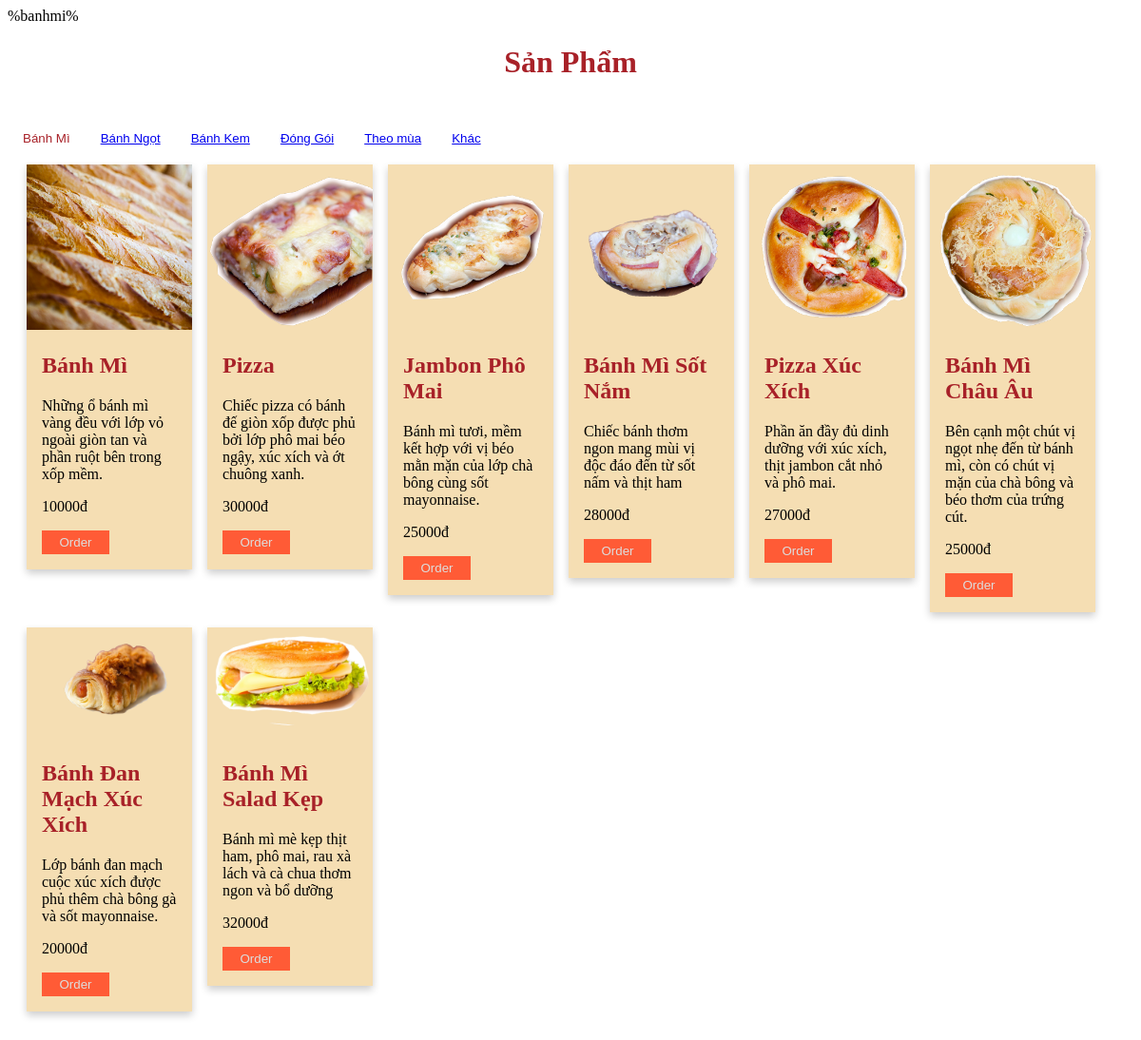
/banhmi.php?cat=banhmi, run on the app's committed database.
### tables this page shows
CREATE TABLE IF NOT EXISTS `tb_product` (
  `product_id` varchar(11) NOT NULL,
  `product_name` varchar(50) NOT NULL,
  `product_description` varchar(1000) NOT NULL,
  `Images` varchar(50) NOT NULL,
  `product_price` float NOT NULL,
  `product_category` varchar(50) NOT NULL,
  PRIMARY KEY (`product_id`)
);

### banhmi.php (the view, shortened to what this page needs)
<!DOCTYPE html>
<?php
$prodcat = '%'.$_GET["cat"].'%';
include_once '../SweetBakery/lib/connect.inc';
$sql = "select * from tb_product where product_category like '$prodcat' ";
$result = mysqli_query($link, $sql);
?>
<html>
    <head>
        <link href="css/css/product.css" rel="stylesheet" type="text/css"/>
    </head>
    <body>
        <h1>Sản Phẩm</h1>
        <br>
        <div class="tab" >
            <button class="tablinks" onclick="openCity(event, 'Banhmi')">Bánh Mì</button>
            <button class="tablinks" onclick="openCity(event)"><a href="banhngot.php">Bánh Ngọt</a></button>
            <button class="tablinks" onclick="openCity(event)"><a href="banhkem.php">Bánh Kem</a></button>
            <button class="tablinks" onclick="openCity(event)"><a href="donggoi.php">Đóng Gói</a></button>
            <button class="tablinks" onclick="openCity(event)"><a href="theomua.php.php">Theo mùa</a></button>
            <button class="tablinks" onclick="openCity(event)"><a href="khac.php.php">Khác</a></button>
        </div>
        <div id="Banhmi" class="tabcontent">
            <div class="row">
                <?php
                while ($row = mysqli_fetch_row($result)) {
                    echo "<div class='column'>";
                    echo"<div class='card'>";
                    echo "<img src='../SweetBakery/Images/$row[3]' style='width:100%'/>";
                    echo "<div class='container'>";
                    echo "<h2>$row[1]</h2>";
                    echo "<p>$row[2]</p>";
                    echo "<p>$row[4]đ</p>";
                    echo "<p><button class='button'>Order</button></p>";
                    echo "</div>";
                    echo "</div>";
                    echo "</div>";
                }
                ?>
            </div>
        </div>
</body>
</html>

### css/css/product.css (style rules this page uses)
h2 { color: #A82128; }
h1 { text-align: center; color:#A82128; }
.tab { overflow: hidden; background-color: white; width: 600px; }
.tab button { background-color: inherit; float: left; border: none; outline: none; cursor: pointer; padding: 14px 16px; transition: 0.3s; }
.tabcontent { padding: 6px 12px; }
.tablinks { color:#A82128; }
body { background-color:white; }
.column { float: left; width: 15%; margin-bottom: 16px; padding: 0 8px; }
.card { box-shadow: 0 4px 8px 0 rgba(0, 0, 0, 0.2); background-color: wheat; }
.container { padding: 0 16px; }
.container::after, .row::after { content: ""; clear: both; display: table; }
.button { border: none; outline: 0; display: inline-block; padding: 5px; color: #ddd; background-color: #FF5B36; text-align: center; cursor: pointer; width: 50%; }

### data on the page
tb_product: Images (picture), product_name "Bánh Mì", product_description "Những ổ bánh mì vàng đều với lớp vỏ ngoài giòn tan và phần ruột bên trong xốp mềm.", product_price "10000"
tb_product: Images (picture), product_name "Pizza", product_description "Chiếc pizza có bánh đế giòn xốp được phủ bởi lớp phô mai béo ngậy, xúc xích và ớt chuông xanh.", product_price "30000"
tb_product: Images (picture), product_name "Jambon Phô Mai", product_description "Bánh mì tươi, mềm kết hợp với vị béo mằn mặn của lớp chà bông cùng sốt mayonnaise.", product_price "25000"
tb_product: Images (picture), product_name "Bánh Mì Sốt Nắm", product_description "Chiếc bánh thơm ngon mang mùi vị độc đáo đến từ sốt nấm và thịt ham", product_price "28000"
tb_product: Images (picture), product_name "Pizza Xúc Xích", product_description "Phần ăn đầy đủ dinh dưỡng với xúc xích, thịt jambon cắt nhỏ và phô mai.", product_price "27000"
tb_product: Images (picture), product_name "Bánh Mì Châu Âu", product_description "Bên cạnh một chút vị ngọt nhẹ đến từ bánh mì, còn có chút vị mặn của chà bông và béo thơm của trứng cút.", product_price "25000"
tb_product: Images (picture), product_name "Bánh Đan Mạch Xúc Xích", product_description "Lớp bánh đan mạch cuộc xúc xích được phủ thêm chà bông gà và sốt mayonnaise.", product_price "20000"
tb_product: Images (picture), product_name "Bánh Mì Salad Kẹp", product_description "Bánh mì mè kẹp thịt ham, phô mai, rau xà lách và cà chua thơm ngon và bổ dưỡng", product_price "32000"
